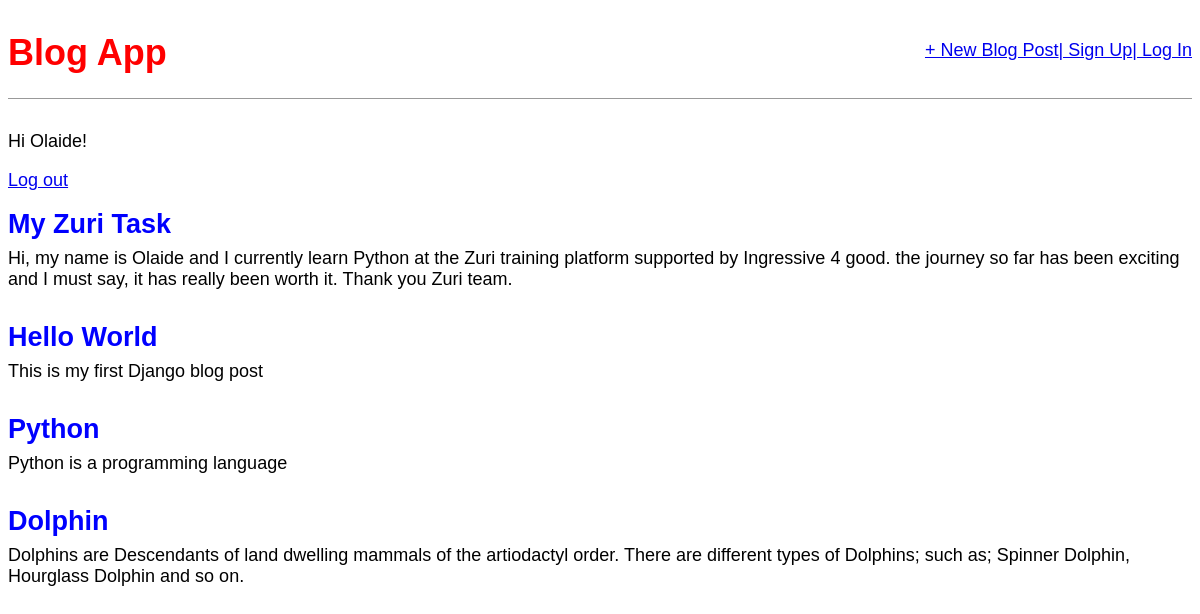
The app's page / (signed in) with its own data.
### blog/models.py (models this page shows, shortened)
class Post(models.Model):
    title = models.CharField(max_length=200)
    author = models.ForeignKey(
        'auth.User',
        on_delete=models.CASCADE,
    )
    body = models.TextField()

### blog/views.py (the view)
# urls.py: path('', BlogListView.as_view(), name='home'),
class BlogListView(ListView):
    model = Post
    template_name = 'home.html'

### templates/home.html
{% extends 'base.html' %}
{% block content %}
    {% for post in object_list %}
        <div class="post-entry">
            <h2><a href="{% url 'post_detail' post.pk %}">{{ post.title }}</a></h2>
            <p>{{ post.body }}</p>
        </div>
    {% endfor %}
{% endblock content %}

### templates/base.html (shortened to what this page needs)
<!DOCTYPE html>
{% load static %}
<html>
    <head>
        <link href="{% static 'css/base.css' %}" rel="stylesheet"s>
    </head>
    <body>
        <div>
            <header>
                <div class="nav-left">
                    <h1><a href="{% url 'home' %}">Blog App</a></h1>
                </div>
                <div class="nav-right">
                    <a href="{% url 'post_new' %}">+ New Blog Post</a>
                </div>
                <div class="nav-right">
                    <a href="{% url 'signup' %}">| Sign Up</a>
                </div>
                <div class="nav-right">
                    <a href="{% url 'login' %}">| Log In</a>
                </div>
            </header>
            {% if user.is_authenticated %}
                <p>Hi {{ user.username }}!</p>
                <p><a href="{%url 'logout' %}">Log out</a></p>
            {% else %}
                <p>You are not logged in.</p>
                <a href="{% url 'login' %}">Log In</a>
            {% endif %}
        {% block content %}
        {% endblock content %}
        </div>
    </body>
</html>

### static/css/base.css (style rules this page uses)
body { font-family: 'Source Sans Pro', sans-serif; font-size: 18px; }
header { border-bottom: 1px solid #999; margin-bottom: 2rem; display: flex; }
header h1 a { color: red; text-decoration: none; }
.nav-left { margin-right: auto; }
.nav-right { display: flex; padding-top: 2rem; }
.post-entry { margin-bottom: 2rem; }
.post-entry h2 { margin: 0.5rem 0; }
.post-entry h2 a, .post-entry h2 a:visited { color: blue; text-decoration: none; }
.post-entry p { margin: 0; font-weight: 400; }

### records on screen
Post: title "My Zuri Task", body "Hi, my name is Olaide and I currently learn Python at the Zuri training platform supported by Ingressive 4 good. the journey so far has been exciting and I must say, it has really been worth it. Thank you Zuri team."
Post: title "Hello World", body "This is my first Django blog post"
Post: title "Python", body "Python is a programming language"
Post: title "Dolphin", body "Dolphins are Descendants of land dwelling mammals of the artiodactyl order. There are different types of Dolphins; such as; Spinner Dolphin, Hourglass Dolphin and so on."

### other values on screen
{{ user.username }} "Olaide"
